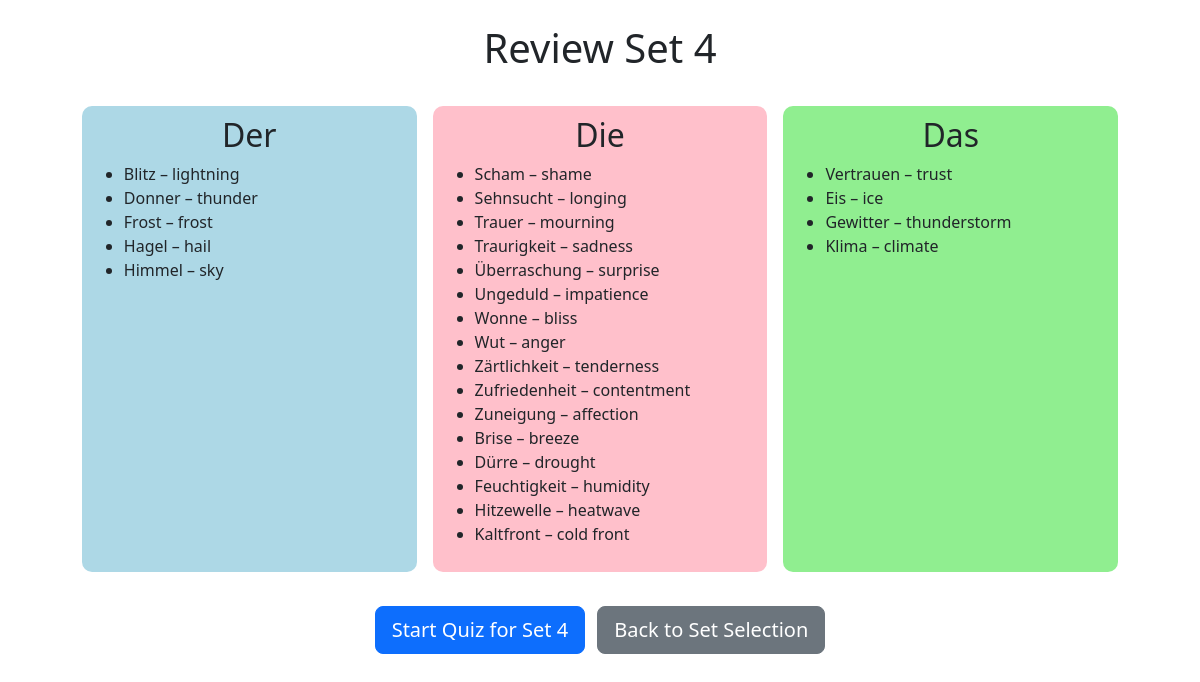
The app's page /review_set/4 with its own data.
### tables this page shows
CREATE TABLE "nouns" (
	"id"	INTEGER,
	"noun"	TEXT NOT NULL,
	"gender"	TEXT NOT NULL,
	"english"	TEXT,
	"identifier_id"	INTEGER,
	"set_id"	INTEGER,
	PRIMARY KEY("id"),
	FOREIGN KEY("identifier_id") REFERENCES "identifiers"("id")
);

### app.py (the view)
@app.route('/review_set/<int:set_id>')
def review_set(set_id):
    conn = sqlite3.connect('nouns.db')
    cursor = conn.cursor()
    cursor.execute("SELECT noun, gender, english FROM nouns WHERE set_id = ?", (set_id,))
    nouns = cursor.fetchall()
    conn.close()
    grouped = {'der': [], 'die': [], 'das': []}
    for noun, gender, english in nouns:
        grouped[gender].append({'word': noun, 'meaning': english})
    return render_template('review_set.html', set_id=set_id, grouped=grouped)

### app.py (called while the page is built)
@app.before_request
def clear_session_on_restart():
    if 'initialized' not in session:
        session.clear()  # Clear all session data
        session['initialized'] = True  # Mark the session as initialized

### templates/review_set.html (shortened to what this page needs)
<!DOCTYPE html>
<html>
<head>
    <link href="https://cdn.jsdelivr.net/npm/bootstrap@5.3.0/dist/css/bootstrap.min.css" rel="stylesheet">
</head>
<body>
    <div class="container py-4">
        <h1 class="mb-4 text-center">Review Set {{ set_id }}</h1>
        <div class="d-flex justify-content-center">
            <div class="gender-box der mx-2">
                <h2>Der</h2>
                <ul>
                {% for noun in grouped['der'] %}
                    <li>{{ noun.word }} – {{ noun.meaning }}</li>
                {% endfor %}
                </ul>
            </div>
            <div class="gender-box die mx-2">
                <h2>Die</h2>
                <ul>
                {% for noun in grouped['die'] %}
                    <li>{{ noun.word }} – {{ noun.meaning }}</li>
                {% endfor %}
                </ul>
            </div>
            <div class="gender-box das mx-2">
                <h2>Das</h2>
                <ul>
                {% for noun in grouped['das'] %}
                    <li>{{ noun.word }} – {{ noun.meaning }}</li>
                {% endfor %}
                </ul>
            </div>
        </div>
        <div class="text-center mt-4">
            <a href="{{ url_for('index', set_id=set_id) }}" class="btn btn-primary btn-lg me-2">Start Quiz for Set {{ set_id }}</a>
            <a href="{{ url_for('select_set') }}" class="btn btn-secondary btn-lg">Back to Set Selection</a>
        </div>
    </div>
</body>
</html>

### templates/review_set.html (style rules this page uses)
.gender-box { display: inline-block; width: 30%; vertical-align: top; padding: 10px; margin: 10px; border-radius: 10px; }
.der { background: #add8e6; }
.die { background: pink; }
.das { background: #90ee90; }
h2 { text-align: center; }

### records on screen
nouns: word "Blitz", meaning "lightning"
nouns: word "Donner", meaning "thunder"
nouns: word "Frost", meaning "frost"
nouns: word "Hagel", meaning "hail"
nouns: word "Himmel", meaning "sky"
nouns: word "Scham", meaning "shame"
nouns: word "Sehnsucht", meaning "longing"
nouns: word "Trauer", meaning "mourning"
nouns: word "Traurigkeit", meaning "sadness"
nouns: word "Überraschung", meaning "surprise"
nouns: word "Ungeduld", meaning "impatience"
nouns: word "Wonne", meaning "bliss"
nouns: word "Wut", meaning "anger"
nouns: word "Zärtlichkeit", meaning "tenderness"
nouns: word "Zufriedenheit", meaning "contentment"
nouns: word "Zuneigung", meaning "affection"
nouns: word "Brise", meaning "breeze"
nouns: word "Dürre", meaning "drought"
nouns: word "Feuchtigkeit", meaning "humidity"
nouns: word "Hitzewelle", meaning "heatwave"
nouns: word "Kaltfront", meaning "cold front"
nouns: word "Vertrauen", meaning "trust"
nouns: word "Eis", meaning "ice"
nouns: word "Gewitter", meaning "thunderstorm"
nouns: word "Klima", meaning "climate"

### other values on screen
{{ set_id }} "4"
